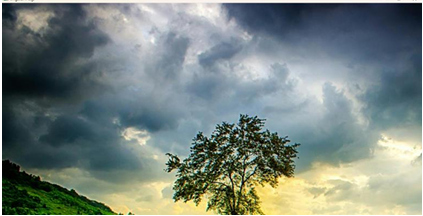
#> input picture sample.png, 423 x 216 px
$ python exp12.py
#> lines starting #> are read from the running program, lines starting #| are printed output that depends on the picture
import cv2
import numpy as np
image = cv2.imread("sample.png")  # Replace with your image file path
#> image is the input picture: shape (216, 423, 3); mean B, G, R 126.1, 131.6, 119.3
rows, cols, ch = image.shape
#> rows = 216; cols = 423; ch = 3
pts1 = np.float32([[50, 50], [400, 50], [50, 400], [400, 400]])
pts2 = np.float32([[10, 100], [300, 50], [100, 300], [350, 350]])
matrix = cv2.getPerspectiveTransform(pts1, pts2)
transformed_image = cv2.warpPerspective(image, matrix, (cols, rows))
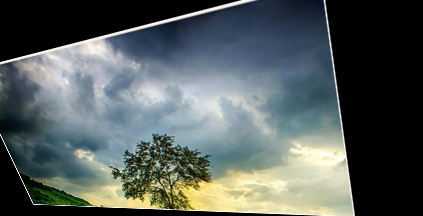
#> transformed_image: shape (216, 423, 3); mean B, G, R 92.2, 93.7, 85.1
cv2.imshow("Original Image", image)
cv2.imshow("Perspective Transformed Image", transformed_image)
cv2.imwrite("perspective_transformed.jpg", transformed_image)
cv2.waitKey(0)
cv2.destroyAllWindows()

$ run again, with exp1.png copied over sample.png
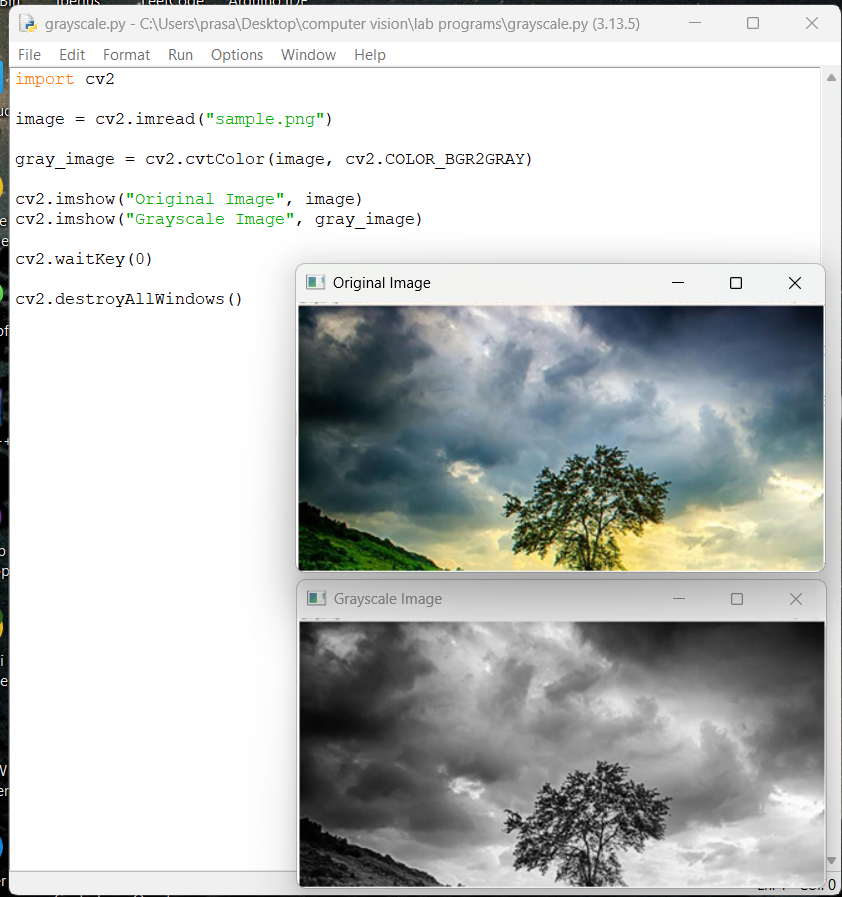
#> input picture exp1.png, 842 x 897 px
#> image is the input picture: shape (897, 842, 3); mean B, G, R 195.2, 196.5, 193.9
#> `transformed_image = cv2.warpPerspective(image, matrix, (cols, rows))`:
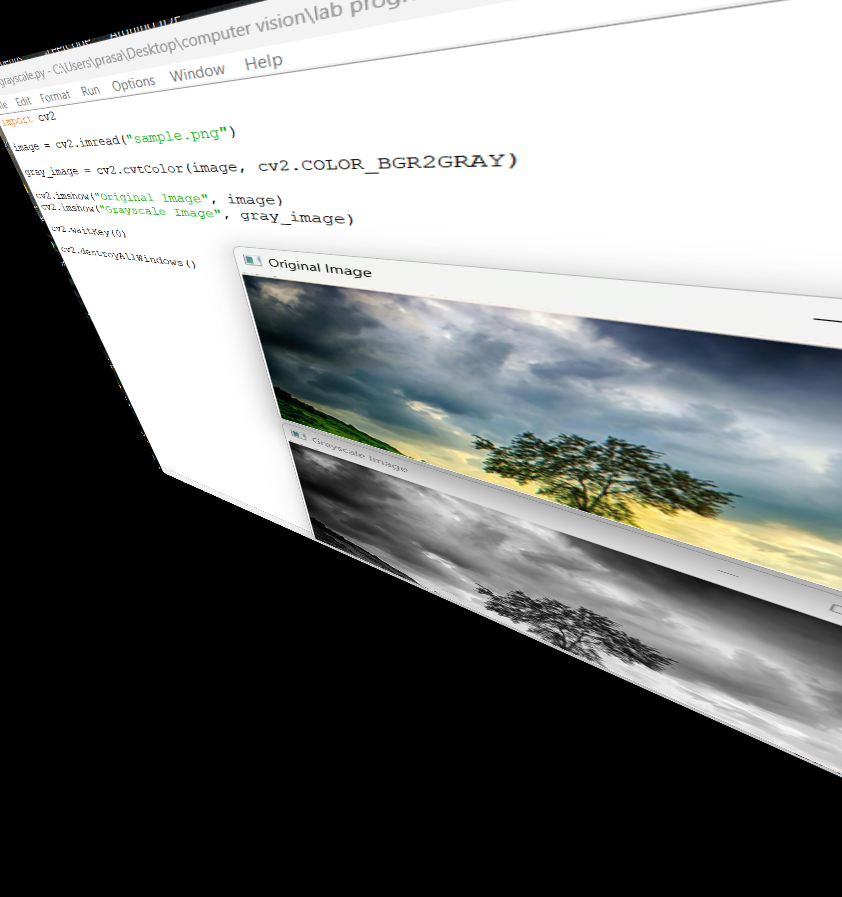
#> transformed_image: shape (897, 842, 3); mean B, G, R 125.1, 125.8, 124

$ run again, with exp11.png copied over sample.png
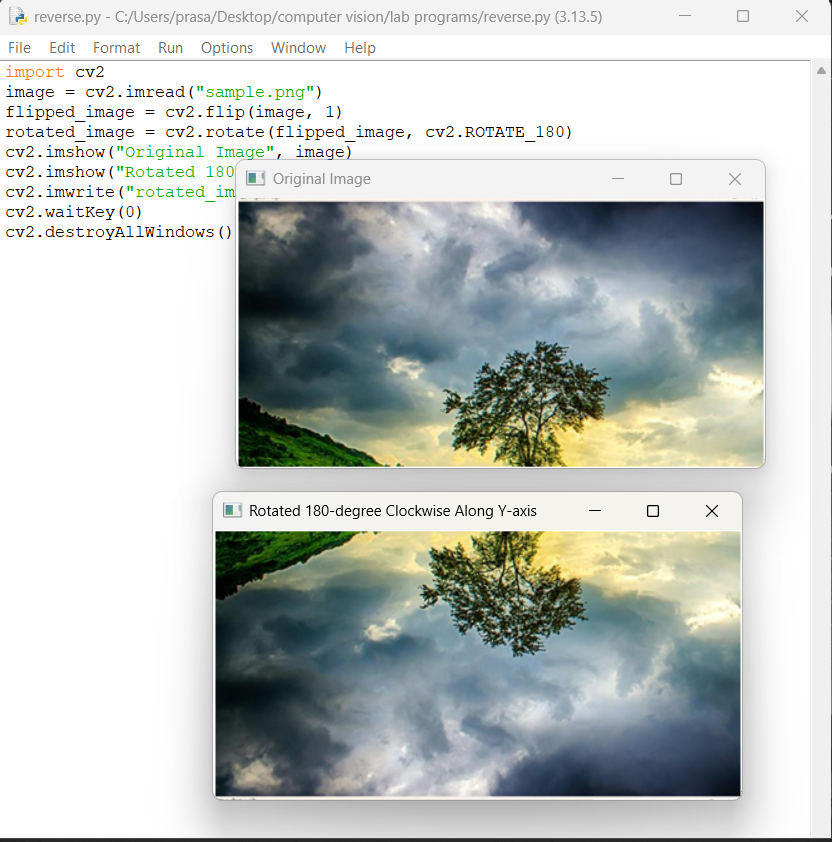
#> input picture exp11.png, 832 x 842 px
#> image is the input picture: shape (842, 832, 3); mean B, G, R 192.9, 195.5, 190.3
#> `transformed_image = cv2.warpPerspective(image, matrix, (cols, rows))`:
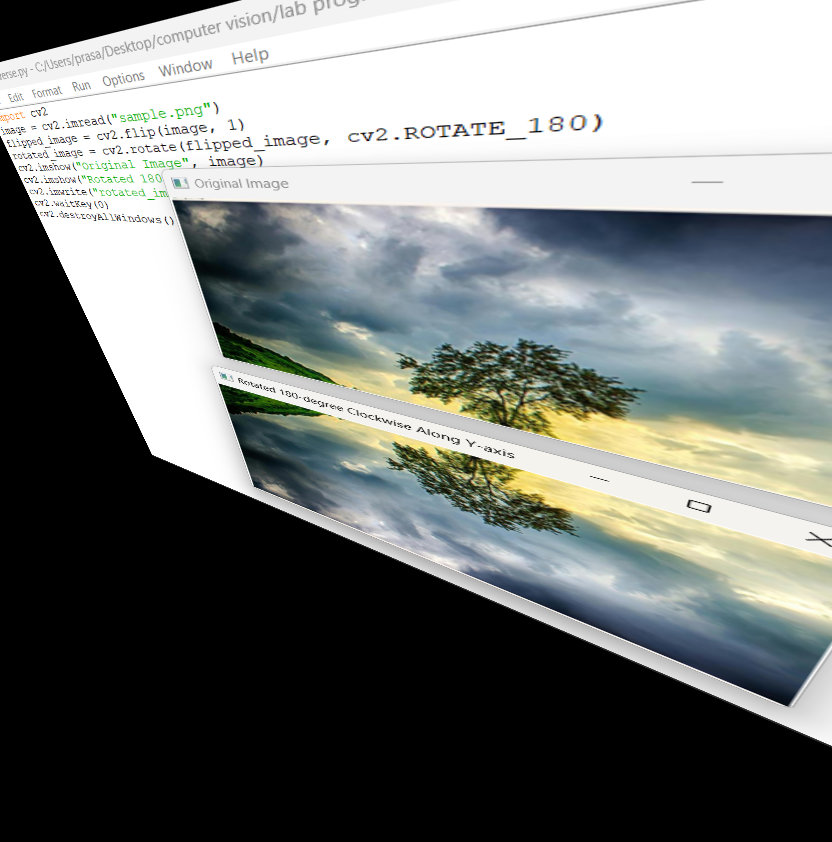
#> transformed_image: shape (842, 832, 3); mean B, G, R 120.7, 122.4, 118.8
